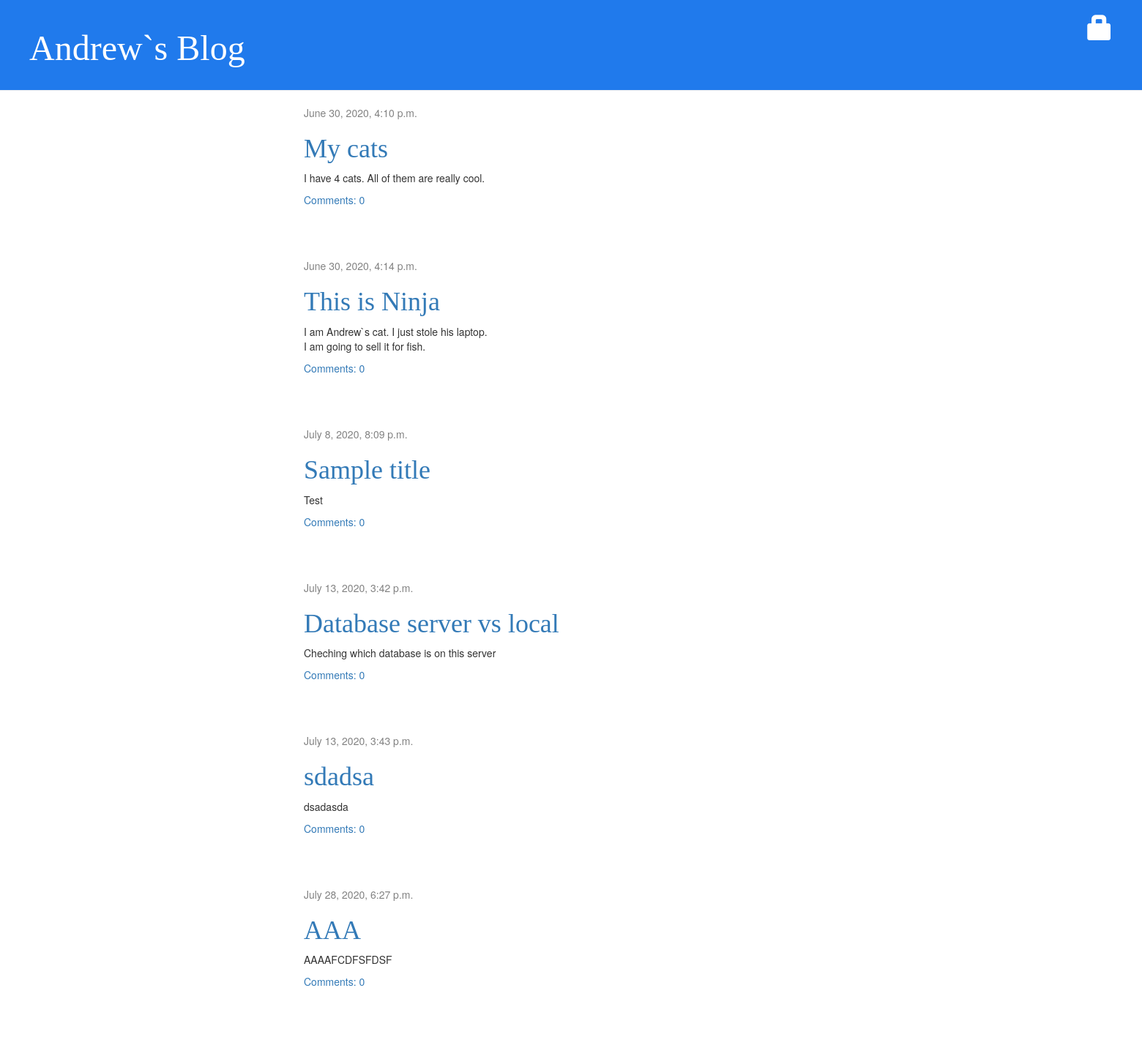
/, run on an earlier commit of the app's database.
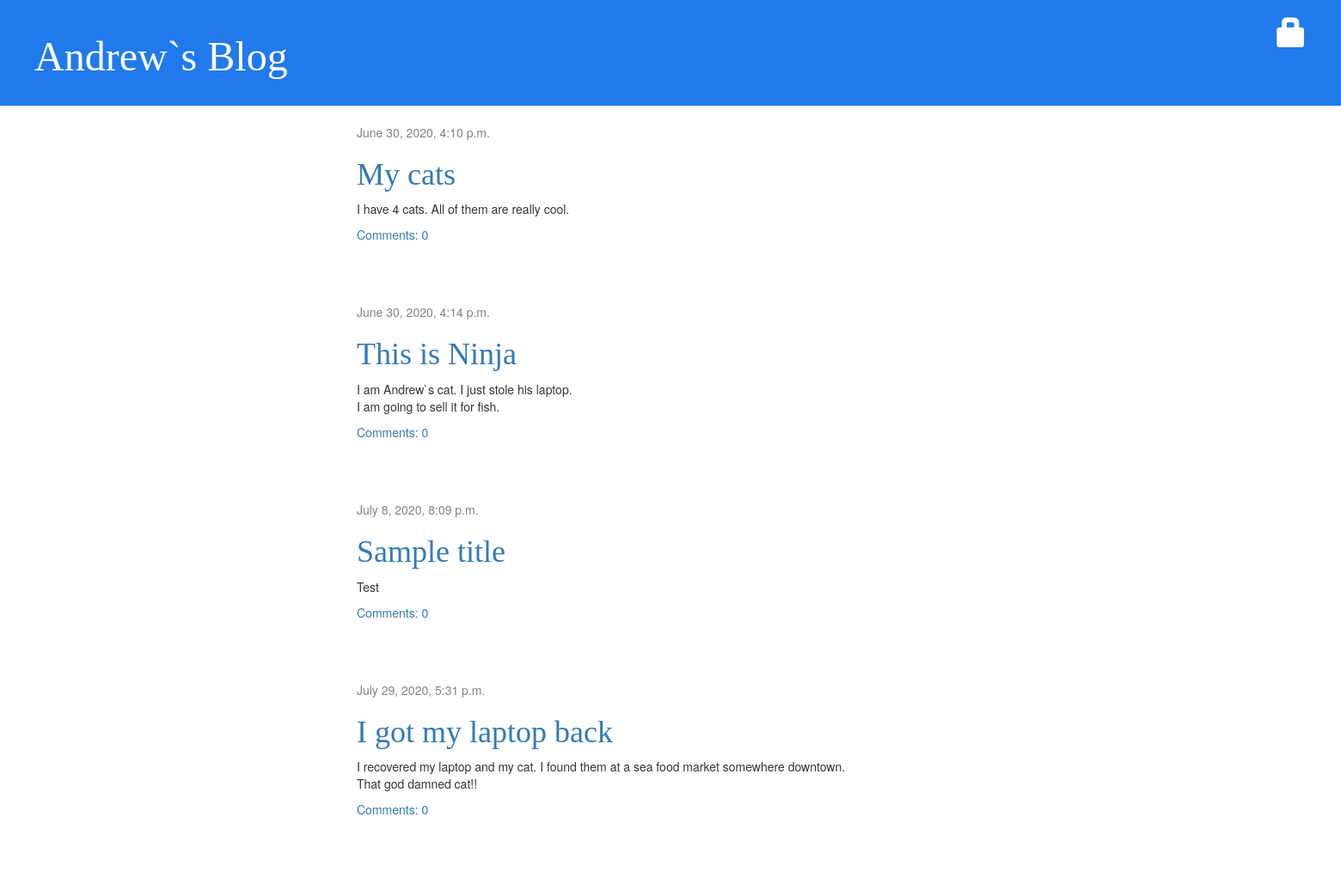
And on a later commit of the database.
### blog/models.py (models this page shows, shortened)
class Post(models.Model):
    author = models.ForeignKey(settings.AUTH_USER_MODEL, on_delete=models.CASCADE)
    title = models.CharField(max_length=200)
    text = models.TextField()
    created_date = models.DateTimeField(default=timezone.now)
    published_date = models.DateTimeField(blank=True, null=True)

### blog/views.py (the view)
# urls.py: path('', views.post_list, name='post_list'),
def post_list(request):
    posts = Post.objects.filter(published_date__lte=timezone.now()).order_by('published_date')
    return render(request, 'blog/post_list.html', {'posts': posts})

### blog/templates/blog/post_list.html
{% extends 'blog/base.html' %}
{% block content %}
    {% for post in posts %}
        <div class="post">
            <div class="date">
                {{ post.published_date }}
            </div>
            <h1><a href="{% url 'post_detail' pk=post.pk %}">{{ post.title }}</a></h1>
            <p>{{ post.text|linebreaksbr }}</p>
            <a href="{% url 'post_detail' pk=post.pk %}">Comments: {{ post.comments.count }}</a>
        </div>
    {% endfor %}
{% endblock content %}

### blog/templates/blog/base.html (shortened to what this page needs)
{% load static %}
<html>
    <head>
        <link rel="stylesheet" href="//maxcdn.bootstrapcdn.com/bootstrap/3.2.0/css/bootstrap.min.css">
        <link rel="stylesheet" href="//maxcdn.bootstrapcdn.com/bootstrap/3.2.0/css/bootstrap-theme.min.css">
        <link rel="stylesheet" href="{% static 'css/blog.css' %}">
    </head>
    <body>
        <div class="page-header">
            {% if user.is_authenticated %}
                <a href="{% url 'post_new' %}" class="top-menu"><span alt="new postttt" class="glyphicon glyphicon-plus"></span></a>
                <a href="{% url 'post_draft_list' %}" class="top-menu"><span class="glyphicon glyphicon-edit"></span></a>
                <p class="top-menu">Hello {{ user.username }} <small>(<a href="{% url 'logout' %}">Log out</a>)</small></p>
            {% else %}
                <a href="{% url 'login' %}" class="top-menu"><span class="glyphicon glyphicon-lock"></span></a>
            {% endif %}
            <h1><a href="/">Andrew`s Blog</a></h1>
        </div>
        <div class="content container">
            <div class="row">
                <div class="col-md-8">
                {% block content %}
                {% endblock %}
                </div>
            </div>
        </div>
    </body>
</html>

### blog/static/css/blog.css (style rules this page uses)
.page-header { background-color: #207aec; margin-top: 0; padding: 20px 20px 20px 40px; }
.page-header h1, .page-header h1 a, .page-header h1 a:visited, .page-header h1 a:active { color: #ffffff; font-size: 36pt; text-decoration: none; }
.content { margin-left: 400px; }
h1, h2, h3, h4 { font-family: 'fantasy', cursive; }
.date { color: #828282; }
.top-menu, .top-menu:hover, .top-menu:visited { color: #ffffff; float: right; font-size: 26pt; margin-right: 20px; }
.post { margin-bottom: 70px; }

What changed in the data, as far as the page shows it:
removed Post: published_date "July 13, 2020, 3:42 p.m.", title "Database server vs local", text "Cheching which database is on this server", comments.count "0"
removed Post: published_date "July 13, 2020, 3:43 p.m.", title "sdadsa", text "dsadasda", comments.count "0"
removed Post: published_date "July 28, 2020, 6:27 p.m.", title "AAA", text "AAAAFCDFSFDSF", comments.count "0"
now on this page (row edited): Post: published_date "July 29, 2020, 5:31 p.m.", title "I got my laptop back", text "I recovered my laptop and my cat. I found them at a sea food market somewhere downtown. That god damned cat!!", comments.count "0"
